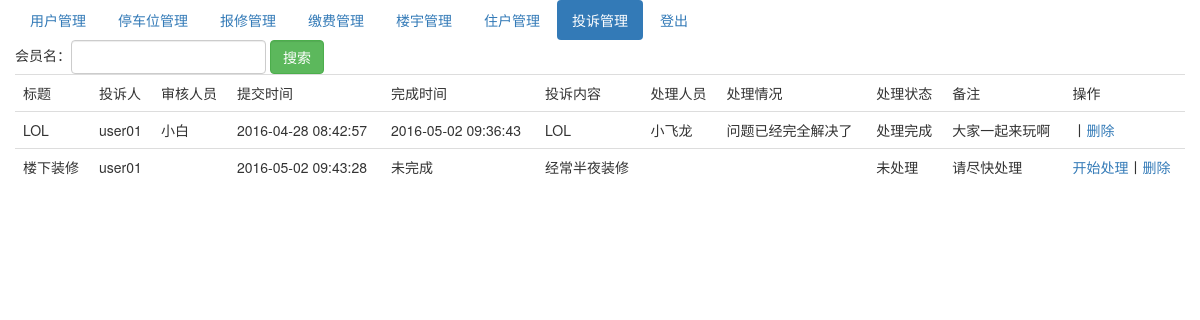
The page /index.php/complain_admin on the database its author committed.
### tables this page shows
CREATE TABLE IF NOT EXISTS `complain` (
  `complain_id` int(10) NOT NULL AUTO_INCREMENT,
  `member_id` int(10) NOT NULL,
  `title` varchar(255) NOT NULL,
  `audit_name` varchar(255) DEFAULT NULL COMMENT '审核人员姓名',
  `create_time` int(10) NOT NULL DEFAULT '0',
  `modify_time` int(10) NOT NULL DEFAULT '0',
  `finish_time` int(10) NOT NULL DEFAULT '0',
  `content` varchar(255) NOT NULL COMMENT '投诉内容',
  `handle_name` varchar(255) DEFAULT NULL COMMENT '处理人员姓名',
  `handle_info` varchar(255) DEFAULT NULL COMMENT '处理情况',
  `status` tinyint(4) NOT NULL DEFAULT '10' COMMENT '审核状态 10未处理 20正在处理 30处理完成',
  `remark` varchar(255) DEFAULT NULL,
  PRIMARY KEY (`complain_id`)
);

### application/controllers/Complain_admin.php (called while the page is built, shortened)
<?php
class Complain_admin extends CI_Controller{
    public function __construct()
    {
        $this->load->helper('url_helper');
        $this->load->library('session');
    }
    public function index(){
        $this->load->model('complain_model');
        $this->load->model('member_model');
        $condition=array();
        $complain_list=$this->complain_model->getComplainList($condition);
        foreach($complain_list as $key=>$complain_info){
            $member_info=$this->member_model->getMember(array('member_id'=>$complain_info['member_id']));
            $complain_list[$key]['username']=$member_info['username'];
        }
        $data=array();
        $data['complain_list']=$complain_list;
        $this->load->view('templates/header_admin',$data);
        $this->load->view('complain_index_admin',$data);
    }
}

### index.php (called while the page is built, shortened)
<?php
require_once BASEPATH.'core/CodeIgniter.php';

### application/models/Complain_model.php (called while the page is built, shortened)
<?php
class Complain_model extends CI_Model{
    public function getComplainList($condition=array())
    {
        $query=$this->db->get_where('complain',$condition);
        return $query->result_array();
    }
}
?>

### application/models/Member_model.php (called while the page is built, shortened)
<?php
class Member_model extends CI_Model{
    public function getMember($condition){
        $query = $this->db->get_where('member',$condition);
        return $query->row_array();
    }
}
?>

### application/views/complain_index_admin.php (the view)
<div class="container">
    <div class="row">
        <ul class="nav nav-pills">
            <ul class="nav nav-pills">
                <li role="presentation"><a href="/index.php/member_admin/index">用户管理</a></li>
                <li role="presentation"><a href="/index.php/carport_admin/index">停车位管理</a></li>
                <li role="presentation"><a href="/index.php/repair_admin/index">报修管理</a></li>
                <li role="presentation"><a href="/index.php/charge_admin/index">缴费管理</a></li>
                <li role="presentation"><a href="/index.php/building_admin/index">楼宇管理</a></li>
                <li role="presentation"><a href="/index.php/house_admin/index">住户管理</a></li>
                <li role="presentation" class="active"><a href="/index.php/complain_admin/index">投诉管理</a></li>
                <li role="presentation"><a href="/index.php/Welcome/logout">登出</a></li>
            </ul>
        </ul>
    </div>
    <div class="row">
        <form method="get" class="form-inline" action="/index.php/complain_admin/index">
            <div class="form-group">会员名：<input class="form-control" type="text" name="username" value=""></div>
            <div class="form-group"><input class="form-control btn-success" type="submit" value="搜索"></div>
        </form>
    </div>
    <div class="row">
        <table class="table">
            <tr>
                <td>标题</td>
                <td>投诉人</td>
                <td>审核人员</td>
                <td>提交时间</td>
                <td>完成时间</td>
                <td>投诉内容</td>
                <td>处理人员</td>
                <td>处理情况</td>
                <td>处理状态</td>
                <td>备注</td>
                <td>操作</td>
            </tr>
            <?php foreach($complain_list as $value){ ?>
                <tr>
                    <td><?php echo $value['title']; ?></td>
                    <td><?php echo $value['username']; ?></td>
                    <td><?php echo $value['audit_name']; ?></td>
                    <td><?php echo date('Y-m-d H:i:s',$value['create_time']); ?></td>
                    <td><?php if($value['finish_time']==0){echo '未完成';}else{echo date('Y-m-d H:i:s',$value['finish_time']);} ?></td>
                    <td><?php echo $value['content']; ?></td>
                    <td><?php echo $value['handle_name']; ?></td>
                    <td><?php echo $value['handle_info']; ?></td>
                    <td><?php if($value['status']==10){echo '未处理';}elseif($value['status']==20){echo '正在处理';}elseif($value['status']==30){echo '处理完成';} ?></td>
                    <td><?php echo $value['remark']; ?></td>
                    <td><?php if($value['status']==10){ ?><a href="/index.php/complain_admin/showEdit?complain_id=<?php echo $value['complain_id']; ?>">开始处理</a><?php }elseif($value['status']==20){ ?><a href="/index.php/complain_admin/showEdit?complain_id=<?php echo $value['complain_id']; ?>">处理完成</a><?php } ?>丨<a href="/index.php/complain_admin/delete?complain_id=<?php echo $value['complain_id']; ?>">删除</a></td>
                </tr>
            <?php } ?>
        </table>
    </div>
</div>

### rows shown on the page
complain: title "LOL", username "user01", audit_name "小白", create_time "2016-04-28 08:42:57", finish_time "2016-05-02 09:36:43", content "LOL", handle_name "小飞龙", handle_info "问题已经完全解决了", status "处理完成", remark "大家一起来玩啊"
complain: title "楼下装修", username "user01", create_time "2016-05-02 09:43:28", finish_time "未完成", content "经常半夜装修", status "未处理", remark "请尽快处理"
